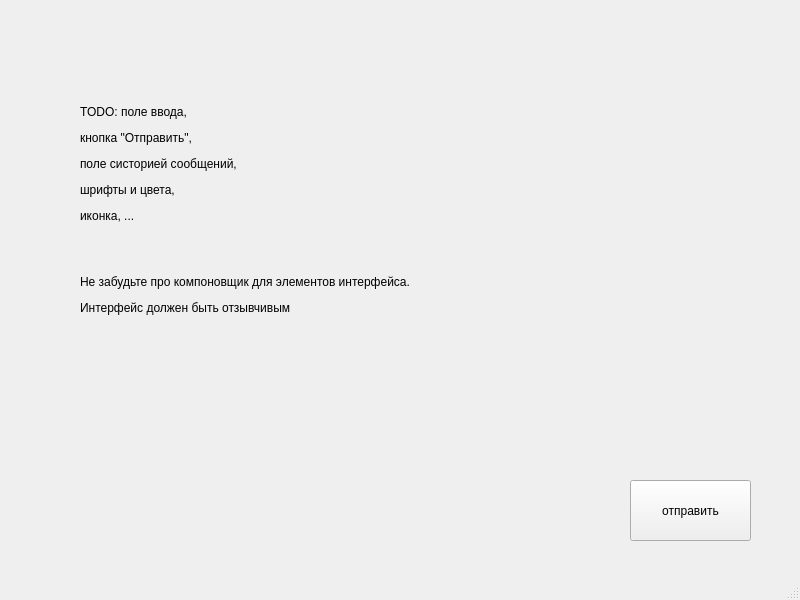
<?xml version="1.0" encoding="UTF-8"?>
<ui version="4.0">
 <class>MainWindow</class>
 <widget class="QMainWindow" name="MainWindow">
  <property name="geometry">
   <rect>
    <x>0</x>
    <y>0</y>
    <width>800</width>
    <height>600</height>
   </rect>
  </property>
  <property name="windowTitle">
   <string>TODO: заголовок и иконка</string>
  </property>
  <widget class="QWidget" name="centralwidget">
   <widget class="QLabel" name="label">
    <property name="geometry">
     <rect>
      <x>80</x>
      <y>70</y>
      <width>541</width>
      <height>281</height>
     </rect>
    </property>
    <property name="text">
     <string>&lt;html&gt;&lt;head/&gt;&lt;body&gt;&lt;p&gt;TODO: поле ввода, &lt;/p&gt;&lt;p&gt;кнопка &amp;quot;Отправить&amp;quot;, &lt;/p&gt;&lt;p&gt;поле систорией сообщений,&lt;/p&gt;&lt;p&gt;шрифты и цвета,&lt;/p&gt;&lt;p&gt;иконка, ...&lt;/p&gt;&lt;p&gt;&lt;br/&gt;&lt;/p&gt;&lt;p&gt;Не забудьте про компоновщик для элементов интерфейса.&lt;/p&gt;&lt;p&gt;Интерфейс должен быть отзывчивым&lt;/p&gt;&lt;/body&gt;&lt;/html&gt;</string>
    </property>
   </widget>
   <widget class="QPushButton" name="pushButton_send">
    <property name="geometry">
     <rect>
      <x>630</x>
      <y>480</y>
      <width>121</width>
      <height>61</height>
     </rect>
    </property>
    <property name="text">
     <string>отправить</string>
    </property>
   </widget>
  </widget>
  <widget class="QMenuBar" name="menubar">
   <property name="geometry">
    <rect>
     <x>0</x>
     <y>0</y>
     <width>800</width>
     <height>24</height>
    </rect>
   </property>
  </widget>
  <widget class="QStatusBar" name="statusbar"/>
 </widget>
 <resources/>
 <connections/>
</ui>
